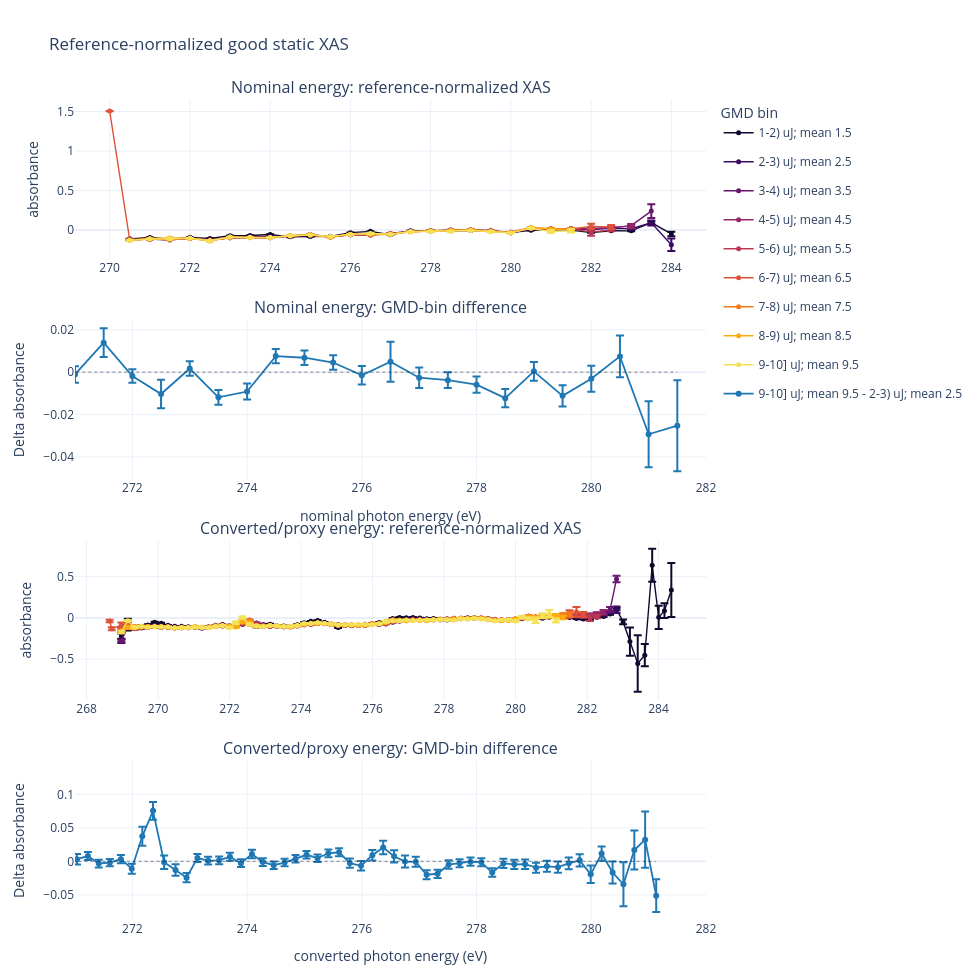

Notebook cell for this chart:
### Code cell
fig_plotly = gr.plot_reference_xas_plotly(
    result,
    bin_a=DIFF_BIN_A,
    bin_b=DIFF_BIN_B,
    nominal_xlim=PLOTLY_NOMINAL_XLIM,
    converted_xlim=PLOTLY_CONVERTED_XLIM,
    absorbance_nominal_ylim=NOMINAL_ABSORBANCE_YLIM,
    delta_nominal_ylim=NOMINAL_DELTA_YLIM,
    absorbance_converted_ylim=CONVERTED_ABSORBANCE_YLIM,
    delta_converted_ylim=CONVERTED_DELTA_YLIM,
    show_errorbars=SHOW_ERRORBARS,
)
fig_plotly
